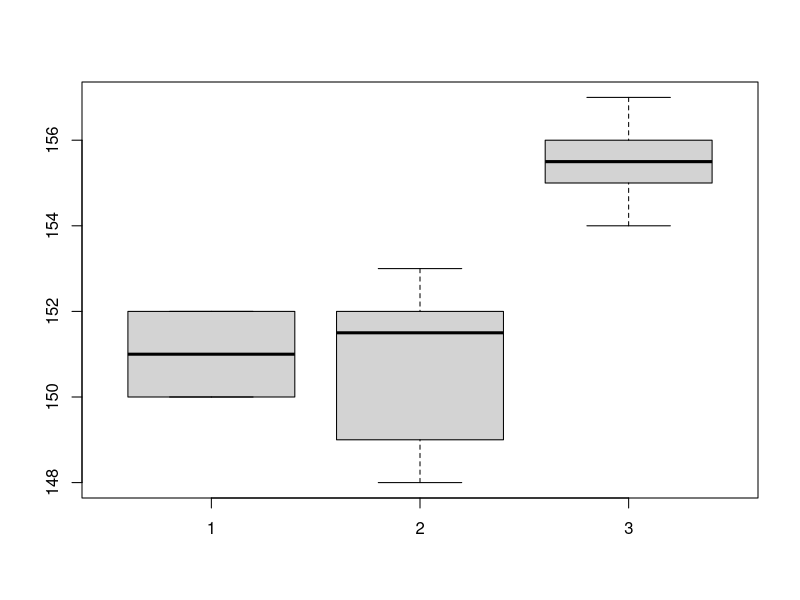

Reproduce this figure in R.
mc1<- c(150,151,152,152,151,150)
mc2<- c(153,152,148,151,149,152)
mc3<- c(156,154,155,156,157,155)

#Data preparation - create data frame
volume <- c(mc1,mc2,mc3)

machine <- rep(c("machine1","machine2","machine3"),
                times = c(length(mc1),length(mc2),length(mc3)))

vol.mc <- data.frame(volume,machine)
print(vol.mc)

mc.aov <- aov(data=vol.mc,formula=volume ~ machine)
print(summary(mc.aov))

#Visualize the values of each machine
boxplot(mc1,mc2,mc3)

print(TukeyHSD(x=mc.aov))